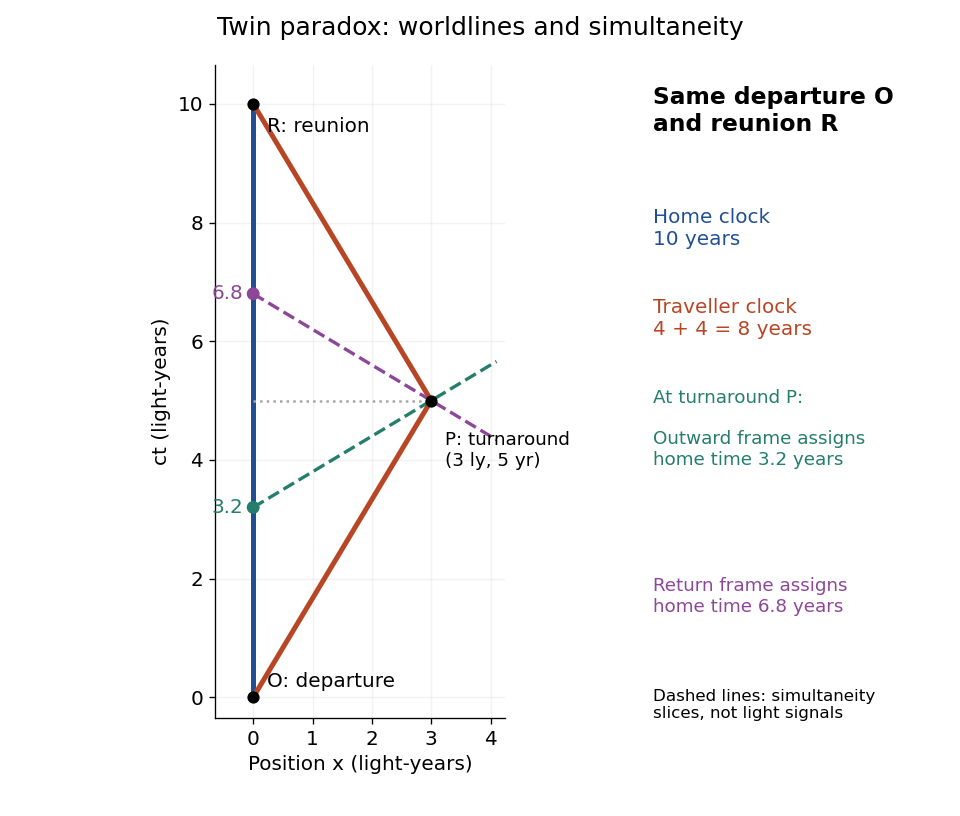

The Python source for this figure:
"""Reunited clocks and simultaneity slices; Python 3.14, NumPy 2.3.5,
Matplotlib 3.10.7. Run from _media; output basename matches this script.
All times and distances are illustrative model values, not measurements.
"""

from pathlib import Path

import matplotlib.pyplot as plt
import numpy as np


def main():
    beta, total = 0.6, 10.0
    turn_t = total / 2
    turn_x = beta * turn_t  # light-years, with c = 1 light-year/year
    before = turn_t - beta * turn_x
    after = turn_t + beta * turn_x
    assert np.allclose([turn_x, before, after], [3.0, 3.2, 6.8])
    assert np.isclose(total * np.sqrt(1 - beta**2), 8.0)

    plt.rcParams.update({"font.size": 12, "axes.spines.top": False,
                         "axes.spines.right": False})
    fig = plt.figure(figsize=(8.0, 6.8), facecolor="white")
    ax = fig.add_axes([0.11, 0.12, 0.53, 0.80])
    ax.set_facecolor("white")
    ax.plot([0, 0], [0, total], color="#214f93", lw=3,
            label="Home: 10 years")
    ax.plot([0, turn_x, 0], [0, turn_t, total], color="#b84625", lw=3,
            label="Traveller: 8 years")
    xx = np.linspace(0, 4.1, 100)
    ax.plot(xx, turn_t + beta * (xx - turn_x), "--", color="#257e6c", lw=2)
    ax.plot(xx, turn_t - beta * (xx - turn_x), "--", color="#8c4799", lw=2)
    ax.plot([0, turn_x], [turn_t, turn_t], ":", color="0.65", lw=1.5)
    ax.scatter([0, turn_x, 0], [0, turn_t, total], s=40, color="black", zorder=5)
    ax.scatter([0, 0], [before, after], s=45,
               color=["#257e6c", "#8c4799"], zorder=6)
    ax.annotate("O: departure", (0, 0), xytext=(8, 6), textcoords="offset points")
    ax.annotate("R: reunion", (0, total), xytext=(8, -8),
                textcoords="offset points", va="top")
    ax.annotate("P: turnaround\n(3 ly, 5 yr)", (turn_x, turn_t),
                xytext=(8, -39), textcoords="offset points", fontsize=11)
    ax.text(-0.17, before, "3.2", color="#257e6c", ha="right", va="center")
    ax.text(-0.17, after, "6.8", color="#8c4799", ha="right", va="center")
    ax.set(xlim=(-0.65, 4.25), ylim=(-0.35, 10.65),
           xlabel="Position x (light-years)", ylabel="ct (light-years)")
    ax.set_aspect("equal")
    ax.set_xticks([0, 1, 2, 3, 4])
    ax.set_yticks([0, 2, 4, 6, 8, 10])
    ax.grid(alpha=0.16)
    fig.text(0.68, 0.84, "Same departure O\nand reunion R", fontsize=14, weight="bold")
    fig.text(0.68, 0.70, "Home clock\n10 years", color="#214f93")
    fig.text(0.68, 0.59, "Traveller clock\n4 + 4 = 8 years", color="#b84625")
    fig.text(0.68, 0.43, "At turnaround P:\n\nOutward frame assigns\nhome time 3.2 years", color="#257e6c", fontsize=11)
    fig.text(0.68, 0.25, "Return frame assigns\nhome time 6.8 years", color="#8c4799", fontsize=11)
    fig.text(0.68, 0.12, "Dashed lines: simultaneity\nslices, not light signals", fontsize=10)
    fig.suptitle("Twin paradox: worldlines and simultaneity", y=0.98, fontsize=15)
    out = Path.cwd() / (Path(__file__).stem + ".png")
    fig.savefig(out, dpi=120, facecolor="white", transparent=False)
    plt.close(fig)


if __name__ == "__main__":
    main()
